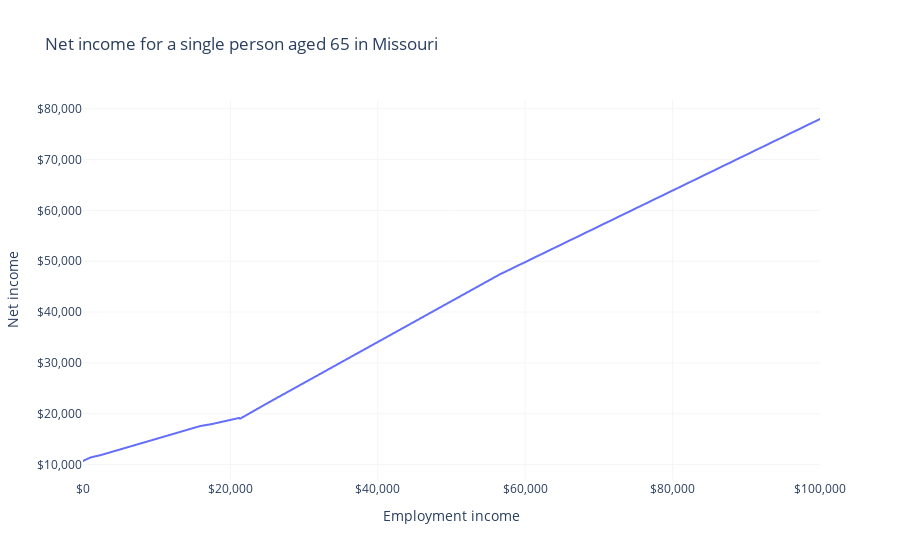

Here is the notebook cell this chart was saved with:
### Markdown cell above
### Other situations

A single person who is age 65 and holds less than \$2,000 in assets will be eligible for additional tax exemptions and federal Supplemental Security Income (SSI).

### Code cell
sim = IndividualSim(year=2022)
sim.add_person(
    name="head",
    age=65,
    rent=1_000,
)
sim.add_tax_unit(name="tax_unit", members=["head"], premium_tax_credit=0)
sim.add_spm_unit(name="spmu", members=["head"])
sim.add_household(name="h", members=["head"], state_code="MO")

sim.vary("employment_income", max=100_000, step=100)
employment_income = sim.calc("employment_income")[0]
spm_unit_net_income = sim.calc("spm_unit_net_income")[0].round()
mtr = 1 - sim.deriv(
    "spm_unit_net_income", "employment_income", wrt_target="head"
)
df = pd.DataFrame(
    dict(
        employment_income=employment_income,
        spm_unit_net_income=spm_unit_net_income,
        mtr=mtr,
    )
)

fig = px.line(
    df,
    "employment_income",
    "spm_unit_net_income",
    labels=LABELS,
    title="Net income for a single person aged 65 in Missouri",
)

fig.update_layout(
    xaxis_tickformat="$,",
    yaxis_tickformat="$,",
    plot_bgcolor="white",
    xaxis_gridcolor=LIGHT_GRAY,
    yaxis_gridcolor=LIGHT_GRAY,
)
fig.show()

### Figure 1 — Plotly figure (JSON) as saved in the notebook; plotly's stock layout.template omitted (floating-point values rounded to 4 significant figures; data arrays with more than 128 entries replaced by an {"elided": "..."} marker saying what was removed)
{"data": [{"hovertemplate": "Employment income=%{x}<br>Net income=%{y}<extra></extra>", "legendgroup": "", "line": {"color": "#636efa", "dash": "solid"}, "marker": {"symbol": "circle"}, "mode": "lines", "name": "", "showlegend": false, "type": "scattergl", "x": {"elided": "1001 int values"}, "xaxis": "x", "y": {"elided": "1001 int values"}, "yaxis": "y"}], "layout": {"legend": {"tracegroupgap": 0}, "plot_bgcolor": "white", "title": {"text": "Net income for a single person aged 65 in Missouri"}, "xaxis": {"anchor": "y", "domain": [0, 1], "gridcolor": "#F5F5F5", "tickformat": "$,", "title": {"text": "Employment income"}}, "yaxis": {"anchor": "x", "domain": [0, 1], "gridcolor": "#F5F5F5", "tickformat": "$,", "title": {"text": "Net income"}}}}
